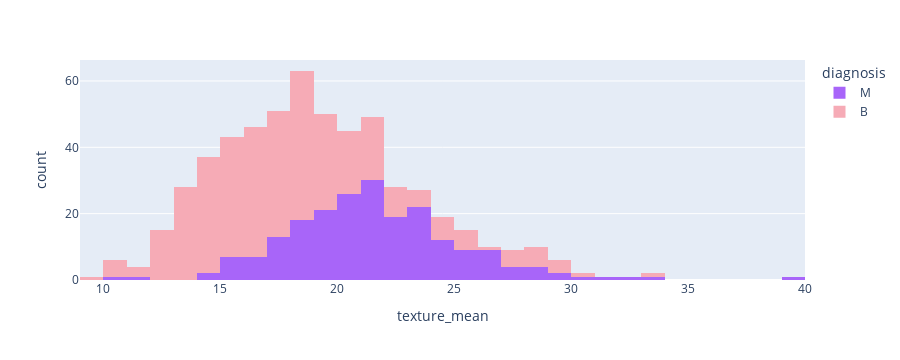

This figure's notebook cell:
### Code cell
# Distribution plot for the Mean Texture parameter
px.histogram(data_frame=df,x='texture_mean',color='diagnosis',color_discrete_sequence=['#A865f9','#f6abb6'])

### Figure 1 — Plotly figure (JSON) as saved in the notebook; plotly's stock layout.template omitted (floating-point values rounded to 4 significant figures; data arrays with more than 128 entries replaced by an {"elided": "..."} marker saying what was removed)
{"data": [{"alignmentgroup": "True", "bingroup": "x", "hovertemplate": "diagnosis=M<br>texture_mean=%{x}<br>count=%{y}<extra></extra>", "legendgroup": "M", "marker": {"color": "#A865f9", "pattern": {"shape": ""}}, "name": "M", "offsetgroup": "M", "orientation": "v", "showlegend": true, "type": "histogram", "x": {"elided": "212 float values"}, "xaxis": "x", "yaxis": "y"}, {"alignmentgroup": "True", "bingroup": "x", "hovertemplate": "diagnosis=B<br>texture_mean=%{x}<br>count=%{y}<extra></extra>", "legendgroup": "B", "marker": {"color": "#f6abb6", "pattern": {"shape": ""}}, "name": "B", "offsetgroup": "B", "orientation": "v", "showlegend": true, "type": "histogram", "x": {"elided": "357 float values"}, "xaxis": "x", "yaxis": "y"}], "layout": {"barmode": "relative", "height": 360, "legend": {"title": {"text": "diagnosis"}, "tracegroupgap": 0}, "margin": {"t": 60}, "xaxis": {"anchor": "y", "autorange": true, "domain": [0, 1], "range": [9, 40], "title": {"text": "texture_mean"}, "type": "linear"}, "yaxis": {"anchor": "x", "autorange": true, "domain": [0, 1], "range": [0, 66.32], "title": {"text": "count"}}}}
